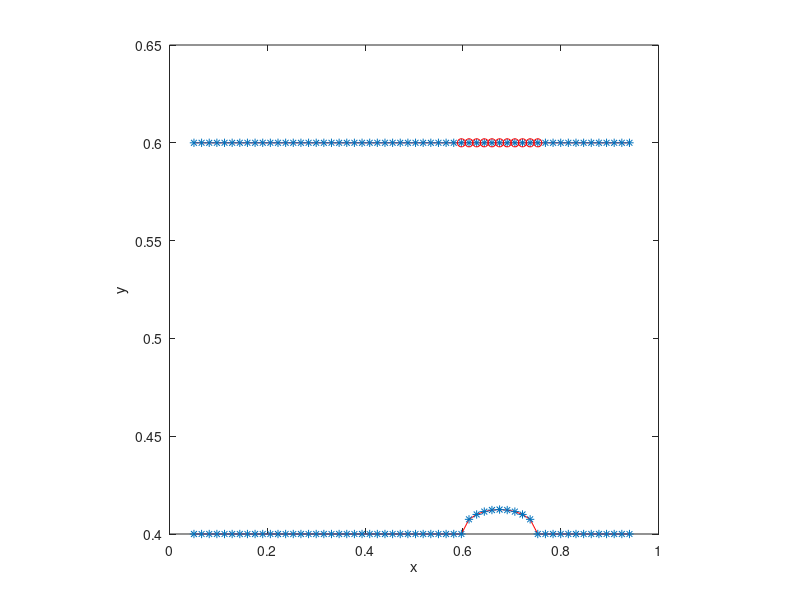

MATLAB code to generate this figure:
%-------------------------------------------------------------------------------------------------------------------%
%
% IB2d is an Immersed Boundary Code (IB) for solving fully coupled non-linear 
% 	fluid-structure interaction models. This version of the code is based off of
%	Peskin's Immersed Boundary Method Paper in Acta Numerica, 2002.
%
% Author: Nicholas A. Battista
% Email:  nick.battista@unc.edu
% Date Created: May 27th, 2015
% Institution: UNC-CH
%
% This code is capable of creating Lagrangian Structures using:
% 	1. Springs
% 	2. Beams (*torsional springs)
% 	3. Target Points
%	4. Muscle-Model (combined Force-Length-Velocity model, "HIll+(Length-Tension)")
%
% One is able to update those Lagrangian Structure parameters, e.g., spring constants, resting %%	lengths, etc
% 
% There are a number of built in Examples, mostly used for teaching purposes. 
% 
% If you would like us %to add a specific muscle model, please let Nick (nick.battista@unc.edu) know.
%
%--------------------------------------------------------------------------------------------------------------------%

%%%%%%%%%%%%%%%%%%%%%%%%%%%%%%%%%%%%%%%%%%%%%%%%%%%%%%%%%%%%%%%%%%%%%%%%%%%%%%%%%%%%%%
%
% FUNCTION: creates the CHANNEL_CHANNEL-EXAMPLE geometry and prints associated input files
%
%%%%%%%%%%%%%%%%%%%%%%%%%%%%%%%%%%%%%%%%%%%%%%%%%%%%%%%%%%%%%%%%%%%%%%%%%%%%%%%%%%%%%%

function Channel_Channel()

%
% Grid Parameters (MAKE SURE MATCHES IN input2d !!!)
%
Nx =  32;        % # of Eulerian Grid Pts. in x-Direction (MUST BE EVEN!!!)
Ny =  32;        % # of Eulerian Grid Pts. in y-Direction (MUST BE EVEN!!!)
Lx = 1.0;        % Length of Eulerian Grid in x-Direction
Ly = 1.0;        % Length of Eulerian Grid in y-Direction


% Immersed Structure Geometric / Dynamic Parameters %
ds= min(Lx/(2*Nx),Ly/(2*Ny));  % Lagrangian spacing
L = 0.9*Lx;                    % Length of Channel
w = 0.2*Ly;                    % Width of Channel
struct_name = 'channel'; % Name for .vertex, .spring, etc files.


% Call function to construct geometry
[xLag,yLag] = give_Me_Immsersed_Boundary_Geometry(ds,L,w,Lx,Ly);

%Modify Geo for Half Circle Hump Below Bleb Region
inds = 36:46;
xNew = xLag(36:46);
a = (xLag(46)-xLag(36))/2;
b = w/16;
xM = (xLag(46)+xLag(36))/2;
yNew = b*sqrt( 1 - ((xNew-xM)./a).^2 )+yLag(1);
yNew';
yLag(36:46) = yNew;

% Plot Geometry to test
plot(xLag(1:end/2),yLag(1:end/2),'r-'); hold on;
plot(xLag(end/2+1:end),yLag(end/2+1:end),'r-'); hold on;
plot(xLag,yLag,'*'); hold on;
N = length(xLag);
plot(xLag(N/2+36:N/2+46),yLag(N/2+36:N/2+46),'ro'); hold on;
xlabel('x'); ylabel('y');
axis square;


% Prints .vertex file!
print_Lagrangian_Vertices(xLag,yLag,struct_name);


% Prints .spring file!
k_Spring = 1e-4; ds_Rest = ds;
print_Lagrangian_Springs(xLag,yLag,k_Spring,ds_Rest,struct_name);


% Prints .beam file!
k_Beam = 1e-4; C = 0.0;
print_Lagrangian_Beams(xLag,yLag,k_Beam,C,struct_name);


% Prints .target file!
k_Target = 1e7;
print_Lagrangian_Target_Pts(xLag,k_Target,struct_name);

%%%%%%%%%%%%%%%%%%%%%%%%%%%%%%%%%%%%%%%%%%%%%%%%%%%%%%%%%%%%%%%%%%%%%%%%
%
% FUNCTION: prints VERTEX points to a file called rubberband.vertex
%
%%%%%%%%%%%%%%%%%%%%%%%%%%%%%%%%%%%%%%%%%%%%%%%%%%%%%%%%%%%%%%%%%%%%%%%%

function print_Lagrangian_Vertices(xLag,yLag,struct_name)

    N = length(xLag);

    vertex_fid = fopen([struct_name '.vertex'], 'w');

    fprintf(vertex_fid, '%d\n', N );

    %Loops over all Lagrangian Pts.
    for s = 1:N
        X_v = xLag(s);
        Y_v = yLag(s);
        fprintf(vertex_fid, '%1.16e %1.16e\n', X_v, Y_v);
    end

    fclose(vertex_fid); 
    
    %%%%%%%%%%%%%%%%%%%%%%%%%%%%%%%%%%%%%%%%%%%%%%%%%%%%%%%%%%%%%%%%%%%%%%%%
%
% FUNCTION: prints Vertex points to a file called rubberband.vertex
%
%%%%%%%%%%%%%%%%%%%%%%%%%%%%%%%%%%%%%%%%%%%%%%%%%%%%%%%%%%%%%%%%%%%%%%%%

function print_Lagrangian_Target_Pts(xLag,k_Target,struct_name)

    N = length(xLag);

    target_fid = fopen([struct_name '.target'], 'w');

    fprintf(target_fid, '%d\n', N-11 );

    %Loops over all Lagrangian Pts.
    for s = 1:N
        if (s<(N/2+36) || (s>N/2+46) )
        fprintf(target_fid, '%d %1.16e\n', s, k_Target);
        end
    end

    fclose(target_fid); 
    
    
%%%%%%%%%%%%%%%%%%%%%%%%%%%%%%%%%%%%%%%%%%%%%%%%%%%%%%%%%%%%%%%%%%%%%%%%%%%%%%%%%%%%%
%
% FUNCTION: prints BEAM (Torsional Spring) points to a file called rubberband.beam
%
%%%%%%%%%%%%%%%%%%%%%%%%%%%%%%%%%%%%%%%%%%%%%%%%%%%%%%%%%%%%%%%%%%%%%%%%%%%%%%%%%%%%%

function print_Lagrangian_Beams(xLag,yLag,k_Beam,C,struct_name)

    % k_Beam: beam stiffness
    % C: beam curvature
    
    N = length(xLag);
    Nbeams = 11; % NOTE: Total number of beams = Number of Total Lag Pts. - 2

    beam_fid = fopen([struct_name '.beam'], 'w');

    fprintf(beam_fid, '%d\n', Nbeams );

    %spring_force = kappa_spring*ds/(ds^2);

    %BEAMS BETWEEN VERTICES
    for s = N/2+36:N/2+46
        fprintf(beam_fid, '%d %d %d %1.16e %1.16e\n',s-1, s, s+1, k_Beam, C);  
    end
    fclose(beam_fid); 


%%%%%%%%%%%%%%%%%%%%%%%%%%%%%%%%%%%%%%%%%%%%%%%%%%%%%%%%%%%%%%%%%%%%%%%%
%
% FUNCTION: prints SPRING points to a file called rubberband.spring
%
%%%%%%%%%%%%%%%%%%%%%%%%%%%%%%%%%%%%%%%%%%%%%%%%%%%%%%%%%%%%%%%%%%%%%%%%

function print_Lagrangian_Springs(xLag,yLag,k_Spring,ds_Rest,struct_name)

    N = length(xLag);
    Nsprings = 12;

    spring_fid = fopen([struct_name '.spring'], 'w');

    fprintf(spring_fid, '%d\n', Nsprings );

    %spring_force = kappa_spring*ds/(ds^2);

    %SPRINGS BETWEEN VERTICES
    for s = N/2+35:N/2+46
        fprintf(spring_fid, '%d %d %1.16e %1.16e\n', s, s+1, k_Spring, ds_Rest);  
    end
    fclose(spring_fid); 
    
    

%%%%%%%%%%%%%%%%%%%%%%%%%%%%%%%%%%%%%%%%%%%%%%%%%%%%%%%%%%%%%%%%%%%%%%%%
%
% FUNCTION: creates the Lagrangian structure geometry
%
%%%%%%%%%%%%%%%%%%%%%%%%%%%%%%%%%%%%%%%%%%%%%%%%%%%%%%%%%%%%%%%%%%%%%%%%

function [xLag,yLag] = give_Me_Immsersed_Boundary_Geometry(ds,L,w,Lx,Ly)

% The immsersed structure is a channel %
x = (Lx-L)/2:ds:(L+(Lx-L)/2);  %xPts
yBot = (Ly-w)/2;               %yVal for bottom of Channel
yTop = Ly - (Ly-w)/2;          %yVal for top of Channel

xLag = [x x];
yLag = [yBot*ones(1,length(x)) yTop*ones(1,length(x))];
